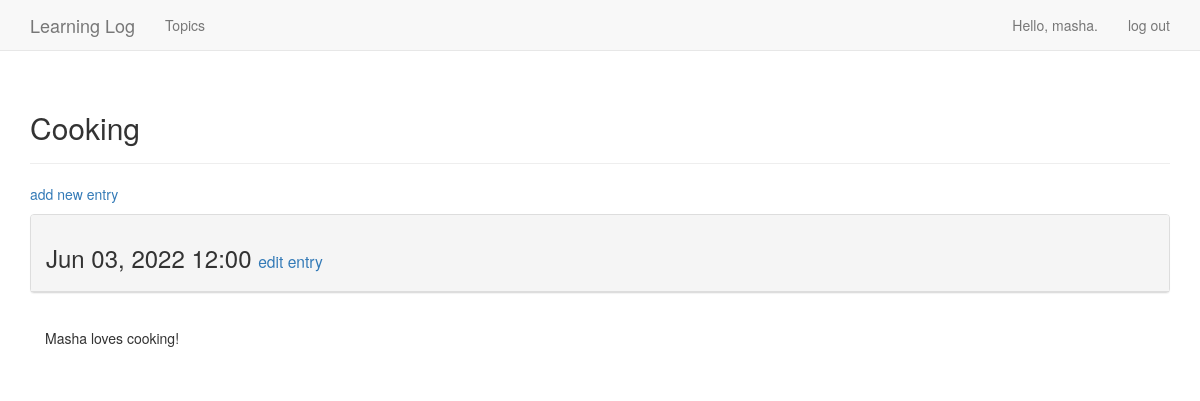
/topics/5/ (signed in), run on an earlier commit of the app's database.
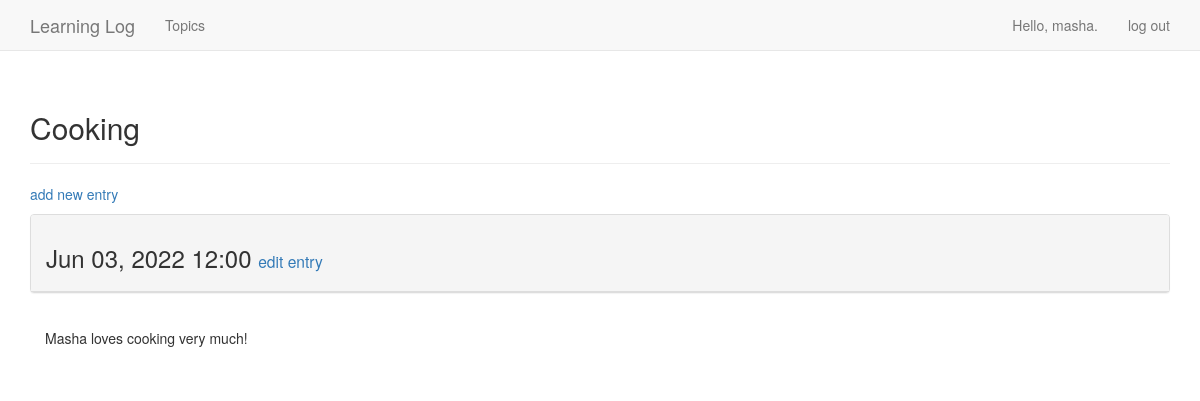
And on a later commit of the database.
### learning_logs/models.py (models this page shows, shortened)
class Topic(models.Model):
    text = models.CharField(max_length=200)
    date_added = models.DateTimeField(auto_now_add=True)
    owner = models.ForeignKey(User, on_delete=models.CASCADE)
    def __str__(self):
        return self.text

class Entry(models.Model):
    topic = models.ForeignKey(Topic, on_delete=models.CASCADE)
    text = models.TextField()
    date_added = models.DateTimeField(auto_now_add=True)
    class Meta:
        verbose_name_plural = 'entries'

### learning_logs/views.py (the view)
# urls.py: path('topics/<topic_id>/', views.topic, name='topic'),
@login_required
def topic(request, topic_id):
    topic = Topic.objects.get(id=topic_id)
    check_topic_user(request, topic)
    entries = topic.entry_set.order_by('-date_added')
    context = {'topic': topic, 'entries': entries}
    return render(request, 'learning_logs/topic.html', context)

### learning_logs/views.py (called while the page is built)
def check_topic_user(request, topic):
    if topic.owner != request.user:
        raise Http404

### learning_logs/templates/learning_logs/topic.html
{% extends 'learning_logs/base.html' %}
{% block header %}
  <h2>{{ topic }}</h2>
{% endblock header %}
{% block content %}
  <p>
    <a href="{% url 'learning_logs:new_entry' topic.id %}">add new entry</a>
  </p>
  {% for entry in entries %}
    <div class="panel panel-default">
      <div class="panel-heading">
        <h3>
          {{ entry.date_added|date:'M d, Y H:i' }}
          <small>
            <a href="{% url 'learning_logs:edit_entry' entry.id %}">edit entry</a>
          </small>
        </h3>
      </div>
    </div>
    <div class="panel-body">
      {{ entry.text|linebreaks }}
    </div>
  {% empty %}
    There are no entries for this topic yet
  {% endfor %}
{% endblock content %}

### learning_logs/templates/learning_logs/base.html (shortened to what this page needs)
{% load bootstrap3 %}
<!DOCTYPE html>
<html lang="en">
  <head>
    {% bootstrap_css %}
  </head>
  <body>
    <nav class="navbar navbar-default navbar-static-top">
      <div class="container">
        <div class="navbar-header">
          <a class="navbar-brand" href="{% url 'learning_logs:index' %}">Learning Log</a>
        </div>
        <div id="navbar" class="navbar-collapse collapse">
          <ul class="nav navbar-nav">
            <li><a href="{% url 'learning_logs:topics' %}">Topics</a></li>
          </ul>
          <ul class="nav navbar-nav navbar-right">
            {% if user.is_authenticated %}
              <li><a>Hello, {{ user.username }}.</a></li>
              <li><a href="{% url 'users:logout' %}">log out</a></li>
            {% else %}
              <li><a href="{% url 'users:register' %}">register</a></li>
              <li><a href="{% url 'users:login' %}">log in</a></li>
            {% endif %}
          </ul>
        </div>
      </div>
    </nav>
    <div class="container">
      <div class="page-header">
        {% block header %} {% endblock header %}
      </div>
      <div>
        {% block content %} {% endblock content %}
      </div>
    </div>
  </body>
</html>

What changed in the data, as far as the page shows it:
changed Entry: text "Masha loves cooking!" → "Masha loves cooking very much!"
